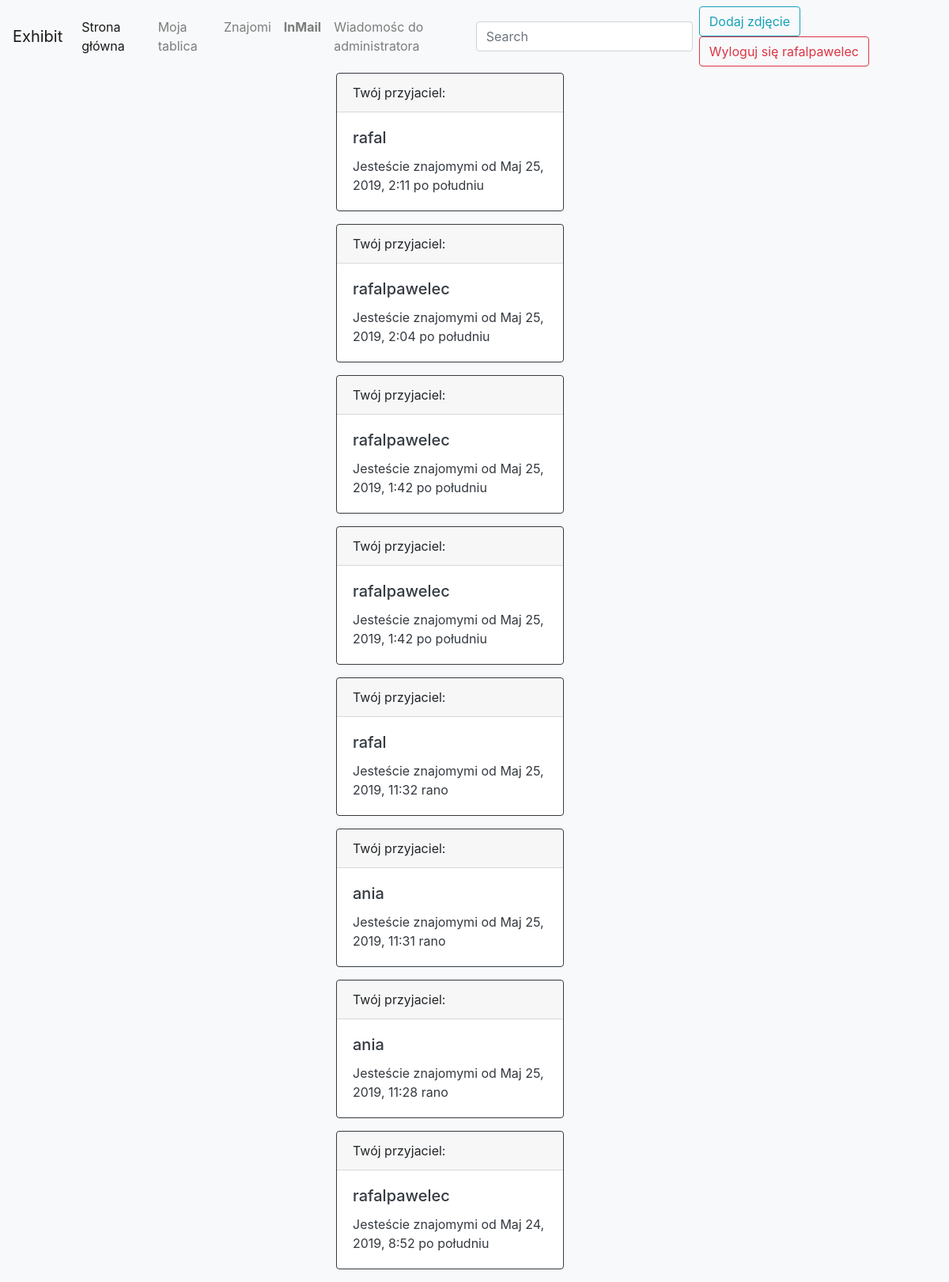
Page /exhibit/contacts/ (signed in) on the committed database.
### exhibit/models.py (models this page shows, shortened)
class Contact(models.Model):
    user_from = models.ForeignKey(User, related_name="rel_from_set", on_delete=models.CASCADE)
    user_to = models.ForeignKey(User, related_name="rel_to_set", on_delete=models.CASCADE)
    created = models.DateTimeField(auto_now_add=True, db_index=True)
    class Meta:
        ordering = ('-created',)

### exhibit/views.py (the view)
# urls.py: path("contacts/", views.contacts, name="contacts"),
@login_required
def contacts(request):
    if request.user.is_authenticated:
        username = request.user.username
        user_from = User.objects.get(username=username)
        q = Contact.objects.filter(user_from=user_from)
        context = {'contacts': q, 'username': username}
        return render(request, 'exhibit/contacts.html', context)
    else:
        return render(request, 'exhibit/notlogin.html')

### exhibit/templates/exhibit/contacts.html (shortened to what this page needs)
{% extends 'base.html' %} {% block content %}
    {% if contacts %}
        <div class="container">
        <div class="row">
            <div class="col-sm"></div>
            <div class="col-sm">
                {% for contact in contacts %}
                <div class="card border-dark mb-3" style="max-width: 18rem;">
  <div class="card-header">Twój przyjaciel:</div>
  <div class="card-body text-dark">
    <h5 class="card-title">{{ contact.user_to }}</h5>
    <p class="card-text">Jesteście znajomymi od {{ contact.created }}</p>
  </div>
</div>
                {% endfor %}
            </div>
            <div class="col-sm"></div>
        </div>
        </div>
    {% endif %}
{% endblock %}

### templates/base.html (shortened to what this page needs)
{% load staticfiles %}
<!DOCTYPE html>
<html lang="en">
  <head>
<link rel="stylesheet" href="https://cdnjs.cloudflare.com/ajax/libs/font-awesome/4.7.0/css/font-awesome.min.css">
    <link rel="stylesheet" type="text/css" href="{% static 'assets/bootstrap/css/bootstrap.css'%}">
    <link rel="stylesheet" type="text/css" href="{% static 'assets/bootstrap/css/bootstrap-social.css'%}">
    <link rel="stylesheet" type="text/css" href="{% static 'css/style.css' %}">
  </head>
  <body>
  <nav class="navbar navbar-expand-lg navbar-light bg-light">
  <a class="navbar-brand" href="#">Exhibit</a>
  <div class="collapse navbar-collapse" id="navbarSupportedContent">
    <ul class="navbar-nav mr-auto">
      <li class="nav-item active">
        <a class="nav-link" href="{% url 'index' %}">Strona główna <span class="sr-only">(current)</span></a>
      </li>
        {% if user.is_authenticated %}
      <li class="nav-item">
        <a class="nav-link" href="{% url 'me' %}">Moja tablica</a>
      </li>
      <li class="nav-item">
        <a class="nav-link" href="{% url 'contacts' %}">Znajomi</a>
      </li>
            <li class="nav-item">
        <a class="nav-link" href="{% url 'inmails' %}"><Strong>InMail</Strong></a>
      </li>
                        <li class="nav-item">
        <a class="nav-link" href="{% url 'send_message' %}">Wiadomośc do administratora</a>
      </li>
               {% endif %}
    </ul>
    <form method="get" action="{% url 'search' %}" class="form-inline my-2 my-lg-0">
      <input class="form-control mr-sm-2" type="text" name="q" placeholder="Search" aria-label="Search"  >
    </form>
      <ul class="nav navbar-nav navbar-right">
                    {% if user.is_authenticated %}
                        <li class="">
                                        <a href="{%  url 'photo-add' %}" class="btn btn-outline-info" role="button" aria-disabled="true"></span>Dodaj zdjęcie</a>
                    </li>
                    <li class="">
                    <a href="{% url 'logout' %}" class="btn btn-outline-danger" role="button" aria-disabled="true"></span>Wyloguj się {{ username }}</a>
                    </li>
                    {% endif %}
                </ul>
  </div>
</nav>
    {% block content %} {% endblock %}
  </body>
</html>

### exhibit/static/css/style.css (style rules this page uses)
body { background-color: #F8F9FA; }
.btn { margin-right: 10px; }

### rows in the picture
Contact: user_to "rafal", created "Maj 25, 2019, 2:11 po południu"
Contact: user_to "rafalpawelec", created "Maj 25, 2019, 2:04 po południu"
Contact: user_to "rafalpawelec", created "Maj 25, 2019, 1:42 po południu"
Contact: user_to "rafalpawelec", created "Maj 25, 2019, 1:42 po południu"
Contact: user_to "rafal", created "Maj 25, 2019, 11:32 rano"
Contact: user_to "ania", created "Maj 25, 2019, 11:31 rano"
Contact: user_to "ania", created "Maj 25, 2019, 11:28 rano"
Contact: user_to "rafalpawelec", created "Maj 24, 2019, 8:52 po południu"

### other values in the picture
{{ username }} "rafalpawelec"
